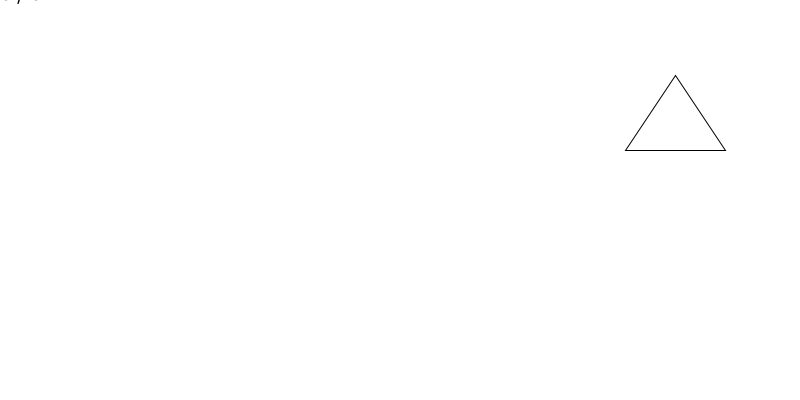
Frame 1 (no input)
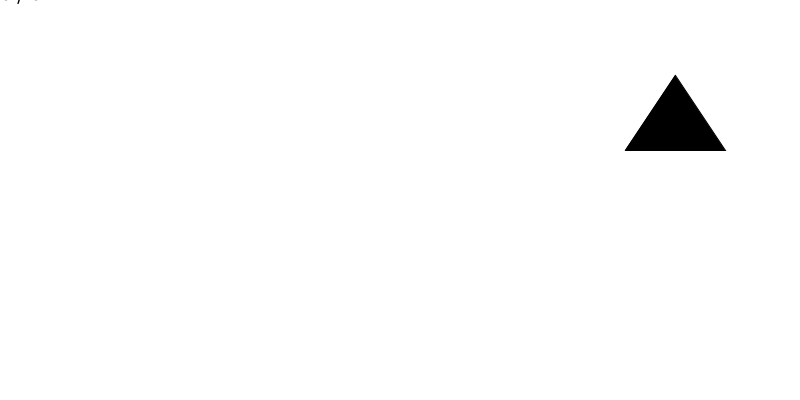
Frame 60 (the mouse pressed at the canvas centre just before this capture)
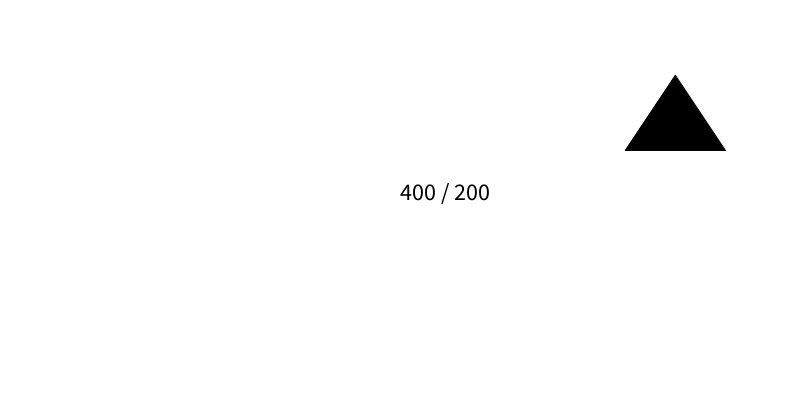
Frame 120 (the mouse held since frame 60 and released just before this capture)

The Processing sketch that drew these frames (run headless with seeded random() and noise(); from frame 60 on, the mouse is pressed at the canvas centre):

// Processing sketch: sketch_260407b
// ── sketch_260407b.pde
// ejercicio tp1
// palabras azules = FUNCIONES
// palabras rosas = VARIABLES

void setup(){  //ejecuta 1 sola vez al iniciar el programa/software
  size( 800, 400 );
}

void draw(){  //ejecuta aprox 60 veces por segundo (60 fps)
  background( 255 );
  //background( frameCount%255 );
  
  //triangle( x1, y1, x2, y2, x3, y3 );
  triangle( 675, 75, 625, 150, 725, 150 );
  
  
  
  
  
  //
  fill( 0 );
  textSize( 24 );
  text( mouseX + " / " + mouseY, mouseX, mouseY );
  //
  println( mouseX + " / " + mouseY );
  println( frameRate );  //devuelve fps actual
  println( frameCount );  //cuenta la cantidad de frames desde que inicio el programa
  println("SALTO -esto es un texto-");
}
